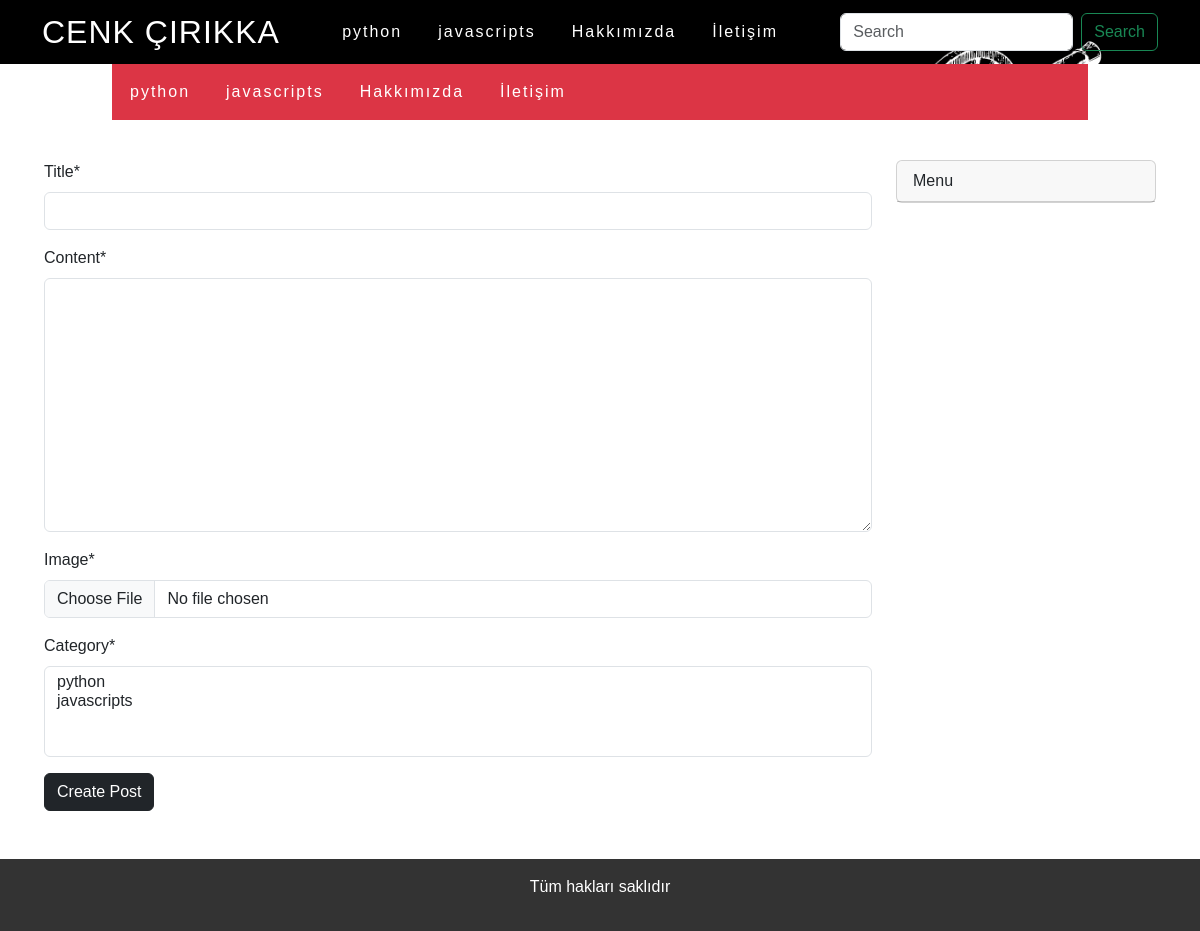
Page /add-text (signed in) on the earlier database version.
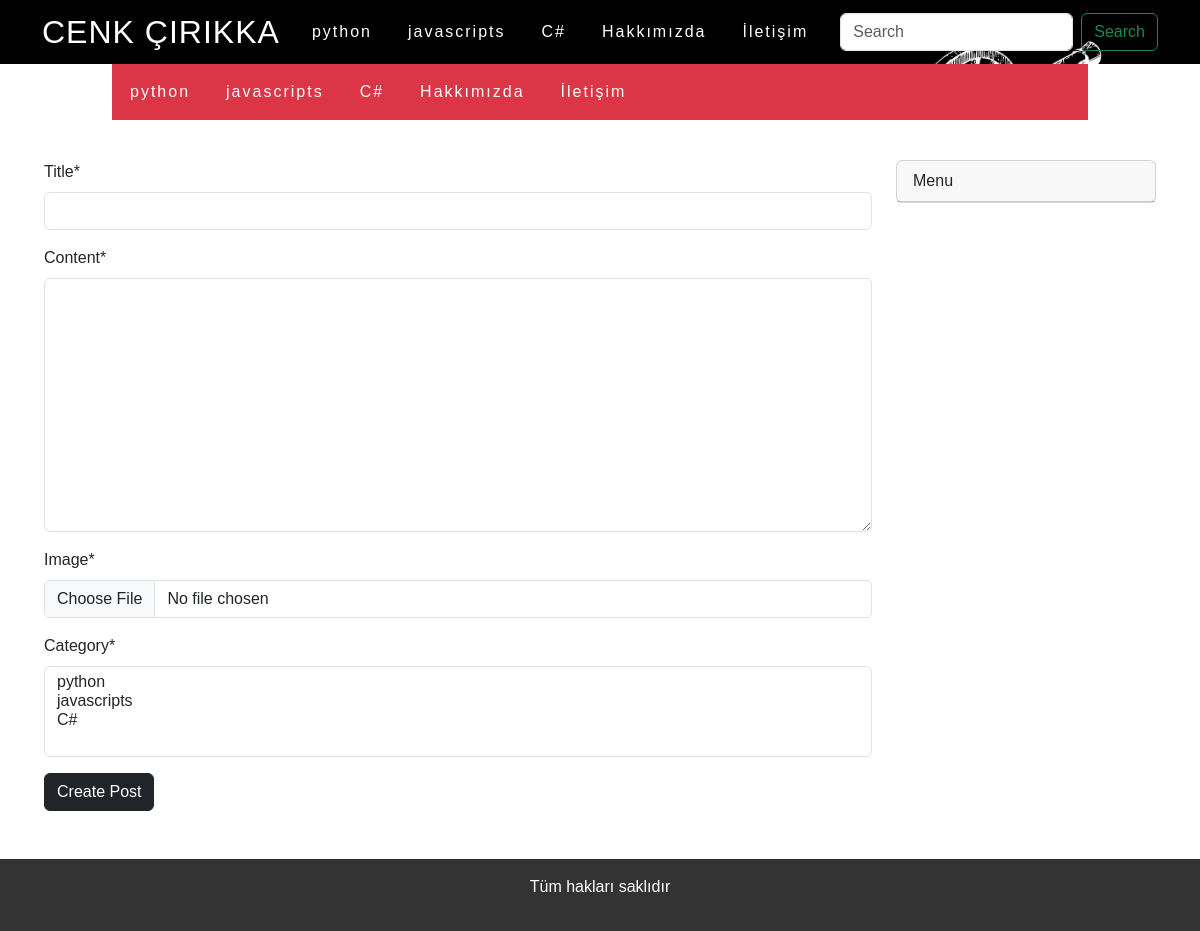
Same page on the later database version.
### blog/models/category.py (models this page shows)
class categoryModel(models.Model):
    categoryName = models.CharField(max_length=30, blank=False, null=False)
    slug = AutoSlugField(populate_from= 'categoryName', unique=True)
    class Meta:
        db_table = 'category'
        verbose_name = 'Category'
        verbose_name_plural = 'Categories'
    def __str__(self):
        return self.categoryName

### blog/views/addText.py (the view, shortened to what this page needs)
# urls.py: path('add-text',addTextCreateView.as_view(), name='addText'),
class addTextCreateView(LoginRequiredMixin,CreateView):
    login_url = reverse_lazy('login')
    template_name='pages/addText.html'
    model = textModel
    fields = ['title','content','image','category']

### blog/templatetags/categoryList.py (called while the page is built)
@register.simple_tag
def categoryList():
    categories = categoryModel.objects.all()
    return categories

### blog/templates/pages/addText.html (shortened to what this page needs)
{% extends 'base.html' %}
{% load crispy_forms_tags %}
{% block content %}
    <form method="POST"  enctype="multipart/form-data" >
      {{form|crispy}}
      <input type ="submit" class="btn btn-dark mb-3" value = "Create Post"/>
    </form>
{% endblock %}

### templates/components/navbar.html (shortened to what this page needs)
{% load categoryList %}
{%load static%}
{% categoryList as categories %}
<div class="container">
<div class="row">
<nav class="navbar navbar-expand-lg bg-dark fixed-top bg-image" style="background-image: url('static/img/background2.png');  background-size: cover;" >
  <div class="container">
    <a class="logo" href="{% url 'home' %}">CENK ÇIRIKKA</a>
    <div class="collapse navbar-collapse justify-content-center " id="navbarNav">
      <ul class="navbar-nav">
        {% for category in categories %}
        <li class="nav-item">
          <a class="nav-link active text-white" aria-current="page" href="{% url 'category' categorySlug=category.slug %}">{{category.categoryName}}</a>
        </li>
        {% endfor %}
        <li class="nav-item">
          <a class="nav-link active text-white" aria-current="page" href="{% url 'about' %}">Hakkımızda</a>
        </li>
        <li class="nav-item">
          <a class="nav-link active text-white" aria-current="page" href="{% url 'contact' %}">İletişim</a>
        </li>
      </ul>
    </div>
    <form action="{% url 'home' %}" class="d-flex" role="search" style="z-index: 500;">
      <input
        name="query"
        class="form-control me-2"
        type="search"
        placeholder="Search"
        aria-label="Search"
      />
      <button class="btn btn-outline-success" type="submit">Search</button>
    </form>
  </div>
</nav>
</div>
<div class="row mt-4 ">
  <div class="container-fluid">
    <div class="col">
      <nav class="navbar navbar-expand-lg bg-danger">
        <ul class="navbar-nav">
          {% for category in categories %}
          <li class="nav-item">
            <a class="nav-link active text-white" aria-current="page" href="{% url 'category' categorySlug=category.slug %}">{{category.categoryName}}</a>
          </li>
          {% endfor %}
          <li class="nav-item">
            <a class="nav-link active text-white" aria-current="page" href="{% url 'about' %}">Hakkımızda</a>
          </li>
          <li class="nav-item">
            <a class="nav-link active text-white" aria-current="page" href="{% url 'contact' %}">İletişim</a>
          </li>
        </ul>
      </nav>
    </div>
  </div>
</div>
</div>

Differences in the rows shown:
added categoryModel: categoryName "C#"
Other differences:
form field category: "python / javascripts" → "python / javascripts / C#"
